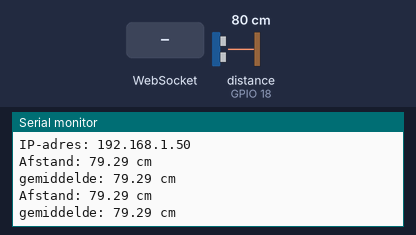
Recording of a program running on a simulated ESP32. Parts: the last lines printed to the serial monitor. Wiring (inferred from the names in the program): ultrasonic range finder: trigger GPIO 5; echo GPIO 18. Inputs (shaded band) come from the test bench; at power-on: distance to the obstacle (sensor on GPIO 18) 80 cm. The echo pulse lasts 58.3 µs per cm; WiFi joins after 1.5 s; servers stay silent unless stated.

Above: at 2.7 s.
2.8 s: WebSocket text "1" received
5.0 s: distance to the obstacle (sensor on GPIO 18) set to 2 cm
At 6.3 s:
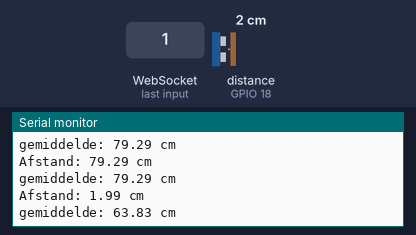
6.5 s: distance to the obstacle (sensor on GPIO 18) set to 4 cm
At 7.3 s:
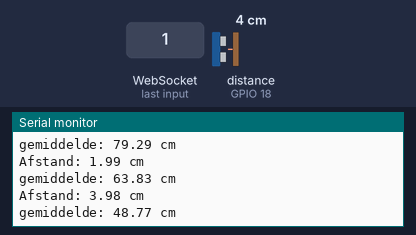
Timing chart, 0 to 9.5 s (numbered marks = the images above; inputs shaded):
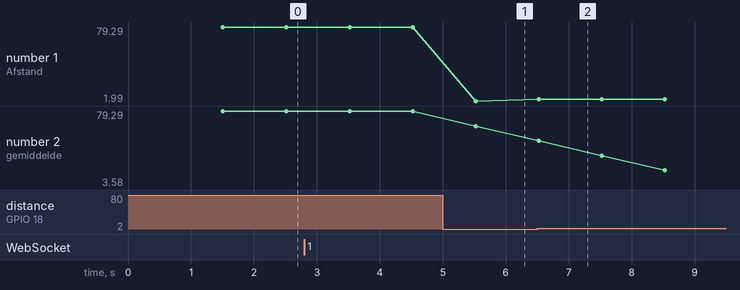

Measured:
- after the input at 5.0 s, the serial monitor: prints a new line after 0.53 s (image 1)
- after the input at 6.5 s, the serial monitor: prints a new line at once (image 2)
- plotted number 1: 79.29 → 1.99 after the input at 5.0 s, 1.99 → 3.98 after the input at 6.5 s
- plotted number 2: 79.29 → 63.83 after the input at 5.0 s, 63.83 → 3.98 after the input at 6.5 s

The program:

main.cpp
```cpp
#include <Arduino.h>
#include <WebSocketsServer.h>
#include <ArduinoJson.h>
#include <WiFi.h>

// Pin definities
#define TRIG_PIN 5
#define ECHO_PIN 18

// Ultrasoon sensor parameters
#define PULSE_TIME 30000      // maximale wachttijd echo (µs)
#define SOUND_SPEED 0.034     // geluidssnelheid (cm per µs)

// Wifi
const char* ssid = "E109-E110";
const char* pass = "DBHaacht24";

// WebSocket server op poort 81
WebSocketsServer webSocket = WebSocketsServer(81);

// Functie declaraties
void webSocketEvent(uint8_t num, WStype_t type, uint8_t * payload, size_t length);
float Meten();
float gemiddelde();

// variabelen voor gemiddelde
float arr[5] = {0, 0, 0, 0, 0};   // laatste 5 metingen
int plaats = 0;                    // positie om nieuwe meting op te slaan
int aantal_metingen = 0;          // hoeveel geldige metingen er zijn

void setup() {
  Serial.begin(115200);

  // Pin configuratie
  pinMode(TRIG_PIN, OUTPUT);
  pinMode(ECHO_PIN, INPUT);

  // Verbinden met WiFi
  WiFi.begin(ssid, pass);
  Serial.print("Verbinden");
  while (WiFi.status() != WL_CONNECTED) {
    delay(500);
    Serial.print(".");
  }

  Serial.println("\nWiFi verbonden!");
  Serial.print("IP-adres: ");
  Serial.println(WiFi.localIP());

  // WebSocket server starten
  webSocket.begin();
  webSocket.onEvent(webSocketEvent);
}

void loop() {
  webSocket.loop();  // WebSocket actief houden

  // Afstand meten
  float afstand = Meten();

  // Alleen geldige metingen opslaan
  if (afstand >= 0) {
    arr[plaats] = afstand;

    // Volgende plaats in array
    plaats++;
    if (plaats >= 5) {
      plaats = 0;
    }

    // Aantal metingen max 5
    if (aantal_metingen < 5) {
      aantal_metingen++;
    }
  }

  // JSON-object maken
  StaticJsonDocument<256> doc;
  doc["afstand"] = afstand;
  doc["gemiddelde"] = gemiddelde();

  // JSON verzenden via WebSocket
  char jsonBuffer[256];
  serializeJson(doc, jsonBuffer);
  webSocket.broadcastTXT(jsonBuffer);

  delay(1000);  // 10 metingen per seconde
}

// WebSocket event handler
void webSocketEvent(uint8_t num, WStype_t type, uint8_t * payload, size_t length) {
  if (type == WStype_CONNECTED) {
    Serial.println("Client verbonden");
  }
  else if (type == WStype_DISCONNECTED) {
    Serial.println("Client verbroken");
  }
}

// afstand meten
float Meten() {
  long duration;
  float distance;

  // TRIG puls
  digitalWrite(TRIG_PIN, LOW);
  delayMicroseconds(2);
  digitalWrite(TRIG_PIN, HIGH);
  delayMicroseconds(10);
  digitalWrite(TRIG_PIN, LOW);

  // Echo tijd meten
  duration = pulseIn(ECHO_PIN, HIGH, PULSE_TIME);

  if (duration == 0) {
    Serial.println("Geen echo ontvangen");
    return -1;
  }

  // Afstand berekenen
  distance = duration * SOUND_SPEED / 2;

  Serial.print("Afstand: ");
  Serial.print(distance);
  Serial.println(" cm");

  return distance;
}

//gemiddelde berekenen
float gemiddelde() {
  if (aantal_metingen == 0) {
    return -1;
  }

  float totaal = 0;
  for (int i = 0; i < aantal_metingen; i++) {
    totaal += arr[i];
  }

  Serial.print("gemiddelde: ");
  Serial.print(totaal / aantal_metingen);
  Serial.println(" cm");

  return totaal / aantal_metingen;
}
```
